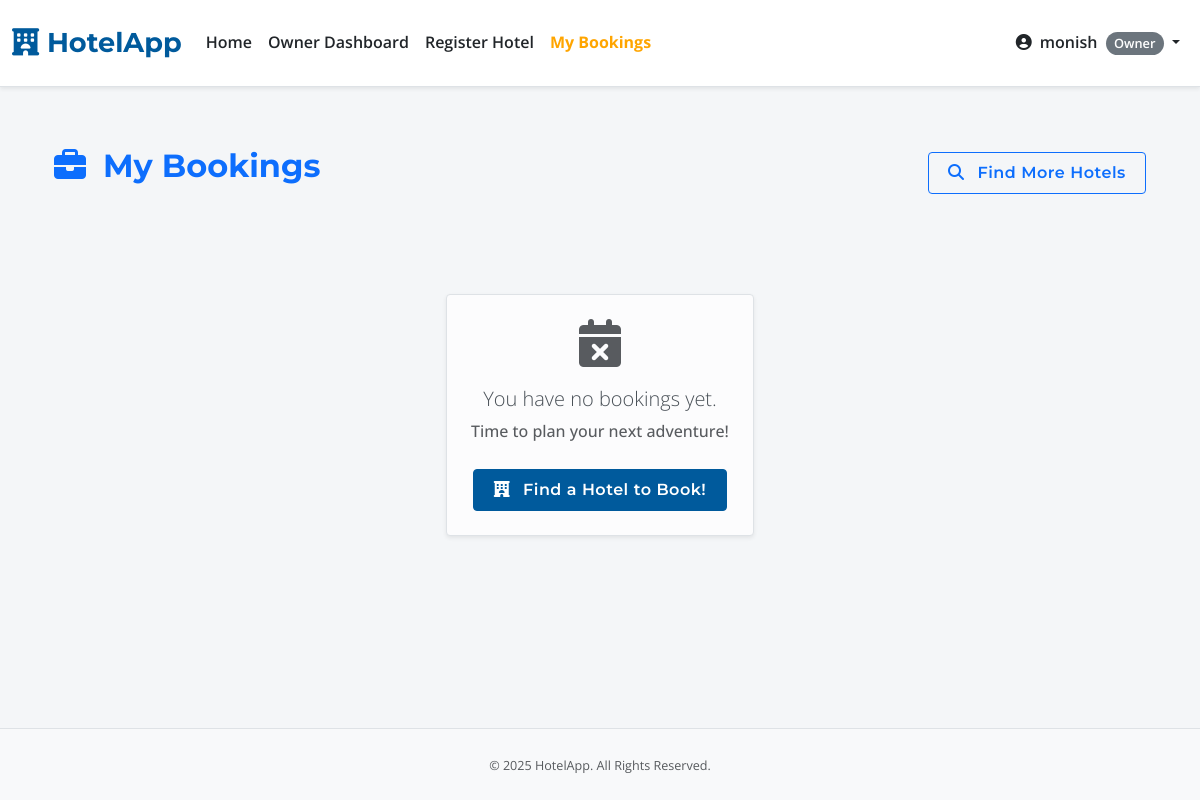
Before: /my_bookings (signed in) with the older database file.
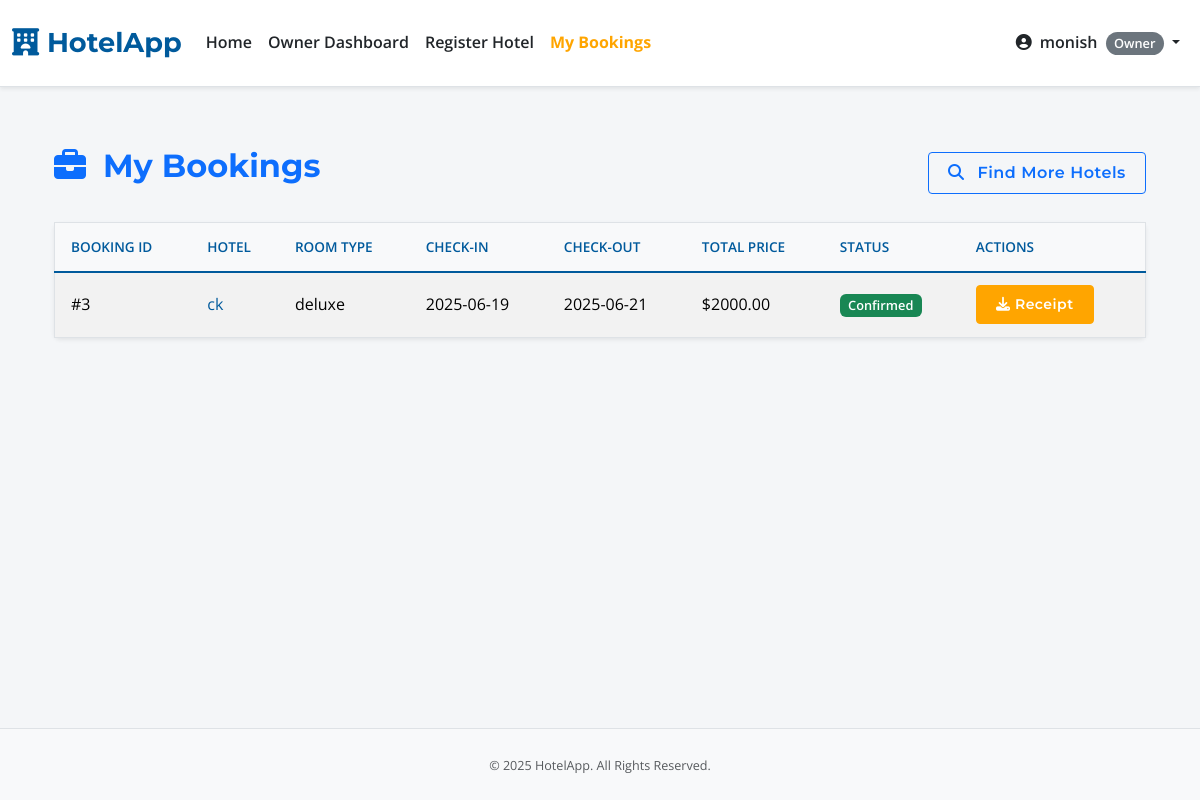
After: the same page with the newer database file.
### app.py (models this page shows, shortened)
class User(UserMixin, db.Model):
    id = db.Column(db.Integer, primary_key=True)
    username = db.Column(db.String(80), unique=True, nullable=False)
    email = db.Column(db.String(120), unique=True, nullable=False)
    password_hash = db.Column(db.String(200), nullable=False)
    role = db.Column(db.String(20), nullable=False, default='user')
    hotels_owned = db.relationship('Hotel', backref='owner_user', lazy=True, foreign_keys='Hotel.owner_id')
    bookings = db.relationship('Booking', backref='booker', lazy=True, foreign_keys='Booking.user_id')
    wishlist_items = db.relationship('Wishlist', backref='user', lazy='dynamic', cascade='all, delete-orphan')

class Booking(db.Model):
    id = db.Column(db.Integer, primary_key=True)
    user_id = db.Column(db.Integer, db.ForeignKey('user.id', ondelete='CASCADE'), nullable=False)
    hotel_id = db.Column(db.Integer, db.ForeignKey('hotel.id', ondelete='CASCADE'), nullable=False)
    room_type_id = db.Column(db.Integer, db.ForeignKey('room_type.id', ondelete='CASCADE'), nullable=False)
    check_in_date = db.Column(db.Date, nullable=False)
    check_out_date = db.Column(db.Date, nullable=False)
    total_price = db.Column(db.Float, nullable=False)
    status = db.Column(db.String(50), default='Confirmed')
    created_at = db.Column(db.DateTime, nullable=False, default=datetime.utcnow)

class Hotel(db.Model):
    id = db.Column(db.Integer, primary_key=True)
    name = db.Column(db.String(100), nullable=False)
    location = db.Column(db.String(200), nullable=False)
    description = db.Column(db.Text, nullable=True)
    price_per_night = db.Column(db.Float, nullable=True)
    image_url = db.Column(db.String(255), nullable=True, default='https://via.placeholder.com/800x500.png?text=Main+Hotel+Image')
    owner_id = db.Column(db.Integer, db.ForeignKey('user.id'), nullable=False)
    is_approved = db.Column(db.Boolean, default=False, nullable=False)
    star_rating = db.Column(db.Integer, nullable=True)
    amenities = db.Column(db.String(300), nullable=True)
    latitude = db.Column(db.Float, nullable=True)
    longitude = db.Column(db.Float, nullable=True)
    gallery_images = db.relationship('HotelImage', backref='hotel_ref', lazy='dynamic', cascade="all, delete-orphan")
    bookings = db.relationship('Booking', backref='hotel', lazy=True, foreign_keys='Booking.hotel_id', cascade="all, delete-orphan")
    wishlisted_by_users = db.relationship('Wishlist', backref='hotel', lazy='dynamic', cascade='all, delete-orphan')
    room_types = db.relationship('RoomType', backref='hotel', lazy='dynamic', cascade="all, delete-orphan")

class RoomType(db.Model):
    id = db.Column(db.Integer, primary_key=True)
    hotel_id = db.Column(db.Integer, db.ForeignKey('hotel.id', ondelete='CASCADE'), nullable=False)
    name = db.Column(db.String(100), nullable=False)
    description = db.Column(db.Text, nullable=True)
    price_per_night = db.Column(db.Float, nullable=False) # Default price
    number_of_rooms = db.Column(db.Integer, nullable=False, default=1) # Default availability
    amenities = db.Column(db.String(300), nullable=True)
    main_image_url = db.Column(db.String(255), nullable=True, default='https://via.placeholder.com/800x500.png?text=Room+Image')
    gallery_images = db.relationship('RoomImage', backref='room_type_ref', lazy='dynamic', cascade="all, delete-orphan")
    bookings = db.relationship('Booking', backref='room_type', lazy='dynamic')
    availabilities = db.relationship('Availability', backref='room_type', lazy='dynamic', cascade="all, delete-orphan")

### app.py (the view)
@app.route('/my_bookings')
@login_required
def my_bookings():
    bookings = Booking.query.filter_by(user_id=current_user.id).order_by(Booking.created_at.desc()).all()
    return render_template('my_bookings.html', bookings=bookings)

### app.py (called while the page is built)
@login_manager.user_loader
def load_user(user_id):
    return User.query.get(int(user_id))

@app.context_processor
def utility_processor():
    def is_hotel_in_wishlist(hotel_id):
        if current_user.is_authenticated:
            return Wishlist.query.filter_by(user_id=current_user.id, hotel_id=hotel_id).first() is not None
        return False
    return dict(is_hotel_in_wishlist=is_hotel_in_wishlist)

### templates/my_bookings.html (shortened to what this page needs)
{% extends "base.html" %}
{% block content %}
<div class="container mt-5">
    <div class="d-flex justify-content-between align-items-center mb-4">
        <h2 class="text-primary"><i class="fas fa-briefcase me-2"></i> My Bookings</h2>
        <a href="{{ url_for('index') }}" class="btn btn-outline-primary"><i class="fas fa-search me-2"></i> Find More Hotels</a>
    </div>
    {% if bookings %}
    <div class="card shadow-sm border-0">
        <div class="card-body p-0">
            <div class="table-responsive">
                <table class="table table-striped table-hover align-middle mb-0">
                    <thead><tr><th class="ps-3">Booking ID</th><th>Hotel</th><th>Room Type</th><th>Check-in</th><th>Check-out</th><th>Total Price</th><th>Status</th><th>Actions</th></tr></thead>
                    <tbody>
                        {% for booking in bookings %}
                        <tr>
                            <td class="ps-3">#{{ booking.id }}</td>
                            <td><a href="{{ url_for('hotel_detail', hotel_id=booking.hotel.id) }}">{{ booking.hotel.name }}</a></td>
                            <td>{{ booking.room_type.name }}</td>
                            <td>{{ booking.check_in_date.strftime('%Y-%m-%d') }}</td>
                            <td>{{ booking.check_out_date.strftime('%Y-%m-%d') }}</td>
                            <td>${{ "%.2f"|format(booking.total_price) }}</td>
                            <td><span class="badge {% if booking.status == 'Confirmed' %}bg-success{% else %}bg-warning text-dark{% endif %}">{{ booking.status }}</span></td>
                            <td><a href="{{ url_for('download_receipt', booking_id=booking.id) }}" class="btn btn-sm btn-info" title="Download Receipt"><i class="fas fa-download"></i> Receipt</a></td>
                        </tr>
                        {% endfor %}
                    </tbody>
                </table>
            </div>
        </div>
    </div>
    {% else %}
    <div class="text-center py-5 my-5">
        <div class="alert alert-light shadow-sm d-inline-block p-4 border">
            <i class="fas fa-calendar-times fa-3x text-muted mb-3"></i>
            <p class="lead mb-1">You have no bookings yet.</p>
            <p class="text-muted">Time to plan your next adventure!</p>
            <a href="{{ url_for('index') }}" class="btn btn-primary mt-2"><i class="fas fa-hotel me-2"></i> Find a Hotel to Book!</a>
        </div>
    </div>
    {% endif %}
</div>
{% endblock %}

### templates/base.html (shortened to what this page needs)
<!DOCTYPE html>
<html lang="en">
<head>
    <link href="https://cdn.jsdelivr.net/npm/bootstrap@5.3.2/dist/css/bootstrap.min.css" rel="stylesheet">
    <link rel="stylesheet" href="https://cdnjs.cloudflare.com/ajax/libs/font-awesome/6.4.2/css/all.min.css" />
    <link rel="stylesheet" href="https://unpkg.com/leaflet@1.9.4/dist/leaflet.css"/>
    <link rel="stylesheet" href="{{ url_for('static', filename='style.css') }}">
</head>
<body class="d-flex flex-column min-vh-100">
    <nav class="navbar navbar-expand-lg navbar-light bg-white fixed-top border-bottom shadow-sm py-3">
        <div class="container-fluid">
            <a class="navbar-brand" href="{{ url_for('index') }}" style="font-family: 'Montserrat', sans-serif; font-weight: 700; color: var(--primary-color, #005A9C); font-size: 1.6rem;">
                <i class="fas fa-hotel"></i> HotelApp
            </a>
            <div class="collapse navbar-collapse" id="navbarNav">
                <ul class="navbar-nav me-auto mb-2 mb-lg-0">
                    <li class="nav-item">
                        <a class="nav-link {% if request.endpoint == 'index' %}active fw-bold{% endif %}" href="{{ url_for('index') }}">Home</a>
                    </li>
                    {% if current_user.is_authenticated %}
                        {% if current_user.role == 'admin' %}
                            <li class="nav-item"><a class="nav-link {% if request.endpoint == 'admin_dashboard' %}active fw-bold{% endif %}" href="{{ url_for('admin_dashboard') }}">Admin Dashboard</a></li>
                        {% elif current_user.role == 'owner' %}
                            <li class="nav-item"><a class="nav-link {% if request.endpoint == 'owner_dashboard' %}active fw-bold{% endif %}" href="{{ url_for('owner_dashboard') }}">Owner Dashboard</a></li>
                            <li class="nav-item"><a class="nav-link {% if request.endpoint == 'register_hotel' %}active fw-bold{% endif %}" href="{{ url_for('register_hotel') }}">Register Hotel</a></li>
                        {% endif %}
                        <li class="nav-item"><a class="nav-link {% if request.endpoint == 'my_bookings' %}active fw-bold{% endif %}" href="{{ url_for('my_bookings') }}">My Bookings</a></li>
                    {% endif %}
                </ul>
                <ul class="navbar-nav ms-auto mb-2 mb-lg-0 align-items-center">
                    {% if current_user.is_authenticated %}
                        <li class="nav-item dropdown">
                            <a class="nav-link dropdown-toggle" href="#" id="navbarUserDropdown" role="button" data-bs-toggle="dropdown" aria-expanded="false">
                                <i class="fas fa-user-circle me-1"></i> {{ current_user.username }}
                                <span class="badge rounded-pill bg-secondary ms-1">{{ current_user.role|capitalize }}</span>
                            </a>
                        </li>
                    {% else %}
                        <li class="nav-item"><a class="nav-link {% if request.endpoint == 'login' %}active fw-bold{% endif %}" href="{{ url_for('login') }}">Login</a></li>
                        <li class="nav-item"><a class="btn btn-primary btn-sm ms-2" href="{{ url_for('register') }}">Register</a></li>
                    {% endif %}
                </ul>
            </div>
        </div>
    </nav>
    <main class="container-fluid mt-4 flex-grow-1">
        <div class="container">
            {% block content %}{% endblock %}
        </div>
    </main>
    <footer class="py-4 mt-auto bg-light text-center text-muted border-top">
        <div class="container"><small>© <span id="currentYear"></span> HotelApp. All Rights Reserved.</small></div>
    </footer>
</body>
</html>

### static/style.css (style rules this page uses)
:root { --primary-color: #005A9C; --secondary-color: #FFA500; --light-bg: #f8f9fa; --dark-text: #212529; --medium-text: #6c757d; --border-color: #dee2e6; --card-shadow: 0 2px 8px rgba(0, 0, 0, 0.075); --card-hover-shadow: 0 6px 15px rgba(0, 0, 0, 0.12); }
body { font-family: 'Open Sans', sans-serif; color: var(--dark-text); background-color: #f4f6f8; padding-top: 75px; line-height: 1.6; display: flex; flex-direction: column; min-height: 100vh; }
.container, .container-fluid { flex-grow: 1; }
h1, h2, h3, h4, h5, h6 { font-family: 'Montserrat', sans-serif; font-weight: 700; color: var(--primary-color); }
h2 { font-size: 2rem; margin-bottom: 0.8rem; }
a { color: var(--primary-color); text-decoration: none; transition: color 0.2s ease-in-out; }
.navbar { background-color: #ffffff !important; border-bottom: 1px solid var(--border-color); box-shadow: 0 2px 4px rgba(0,0,0,0.04); padding-top: 0.7rem; padding-bottom: 0.7rem; }
.navbar-brand { font-size: 1.7rem !important; }
.navbar-nav .nav-link { color: var(--dark-text) !important; font-weight: 600; padding: 0.5rem 1rem; }
.navbar-nav .nav-link.active, .navbar-nav .nav-link:hover { color: var(--secondary-color) !important; }
.btn { font-family: 'Montserrat', sans-serif; font-weight: 600; padding: 0.5rem 1.2rem; border-radius: 0.25rem; transition: all 0.2s ease-in-out; letter-spacing: 0.5px; }
.btn-info { background-color: var(--secondary-color); border-color: var(--secondary-color); color: #fff; }
.card { border: 1px solid var(--border-color); border-radius: 0.375rem; box-shadow: var(--card-shadow); transition: box-shadow 0.25s ease-in-out, transform 0.25s ease-in-out; background-color: #fff; }
.card-body { padding: 1.25rem; }
.table { border: 1px solid var(--border-color); background-color: #fff; }
.table th, .table td { vertical-align: middle; padding: 0.8rem; }
.table thead th { background-color: var(--light-bg); color: var(--primary-color); font-weight: 600; border-bottom: 2px solid var(--primary-color); text-transform: uppercase; font-size: 0.85em; }
.badge { font-size: 0.8em; padding: 0.4em 0.65em; font-weight: 600; }
footer { background-color: #e9ecef; padding: 1.5rem 0; font-size: 0.9em; color: var(--medium-text); }

### templates/base.html (style rules this page uses)
body { padding-top: 75px; }

Changed rows visible on the page:
added Booking: id "3", hotel.name "ck", room_type.name "deluxe", check_in_date "2025-06-19", check_out_date "2025-06-21", total_price "2000.00", status "Confirmed"
Other visible differences:
text no longer shown: "You have no bookings yet. Time to plan your next adventure! Find a Hotel to Book!"
text now shown: "BOOKING ID HOTEL ROOM TYPE CHECK-IN CHECK-OUT TOTAL PRICE STATUS ACTIONS"
